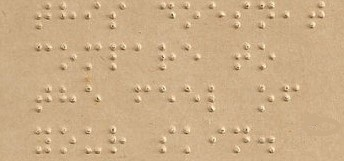
#> input picture braille_scan.jpg, 344 x 161 px
$ python pre_process.py
#> lines starting #> are read from the running program, lines starting #| are printed output that depends on the picture; after the words box and inside, x2 and y2 are one past the last pixel; in counts of white or black regions, pixels touching at a corner belong together
# -*- coding: utf-8 -*-
"""
Created on Mon Oct 21 01:35:52 2019

@author: Tiha
"""

import cv2
import argparse
import numpy as np
img=cv2.imread('braille_scan.jpg',0)
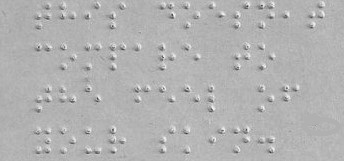
#> img: shape (161, 344); min 56, max 252, mean 178.1

#inverting the image
img=255-img
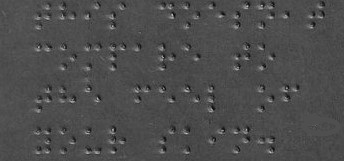
#> img: shape (161, 344); min 3, max 199, mean 76.9
#thresholding - a process of comparing each pixel value with threshold value
ret,thresh=cv2.threshold(img,120,255,cv2.THRESH_BINARY)
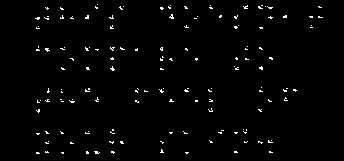
#> thresh: shape (161, 344); 1.6% white in thin lines or dots, all inside (x1, y1, x2, y2) = (35, 4, 323, 154)
#blur the image
blur=cv2.blur(thresh,(5,5))
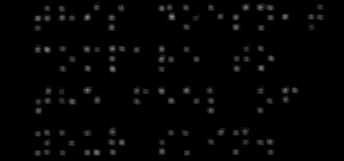
#> blur: shape (161, 344); min 0, max 143, mean 4
#numpy.ones() responsible for returning an array with provided data types with ones
k=np.ones((5,5),np.uint8)
#erode()(Morphological Operation)helps in removing the internal noise in the image.Erosion is a technique for shrinking figures.
erosion=cv2.erode(blur,k,iterations=1)


ret,thresh2=cv2.threshold(erosion,12,255,cv2.THRESH_BINARY)
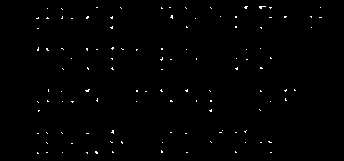
#> thresh2: shape (161, 344); 0.67% white in thin lines or dots, all inside (x1, y1, x2, y2) = (36, 6, 322, 154)
k=np.ones((3,2),np.uint8)
#dilate It is making objects expand.
mask=cv2.dilate(thresh2,k,iterations=1)
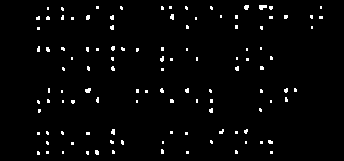
#> mask: shape (161, 344); 2.4% white in thin lines or dots, all inside (x1, y1, x2, y2) = (36, 5, 323, 155)

rows,cols=mask.shape
#> rows = 161; cols = 344
cv2.imwrite('mask.jpg',mask)


#cropping
refPt=[]
cropping =False
def click_and_crop(event,x,y,flags,param):
    global refPt,cropping
    #if left mouse button clicked cropping started
    if event==cv2.EVENT_LBUTTONDOWN:
        refPt=[(x,y)]
        cropping=True
        #cropping done
    elif event==cv2.EVENT_LBUTTONUP:
        #mouse click is released and cropping operation is completed
        refPt.append((x,y))
        cropping=False

        cv2.rectangle(mask,refPt[0],refPt[1],(255,255,255),2)
        cv2.namedWindow('image',cv2.WINDOW_NORMAL)
        cv2.resizeWindow('imae',rows,cols)
        cv2.imshow("image",mask)
clone=mask.copy()
cv2.namedWindow("image",cv2.WINDOW_NORMAL)
cv2.resizeWindow('image',rows,cols)
cv2.setMouseCallback("image",click_and_crop)#setup the mouse callback function


#keep looping until the 'q' key is pressed

while True:
    #display the image and wait for a keypress
    cv2.namedWindow("image",cv2.WINDOW_NORMAL)
    cv2.resizeWindow('image',rows,cols)
    cv2.imshow('image',mask)
    key=cv2.waitKey(1)
#> (key Esc is pressed here)

    #'r' key is used to reset the cropping region
    if key== ord("r"):
        image=clone.copy()
    #if 'c' key is used to break the loop
    elif key==ord("c"):
        break


#if there are reference points,then crop the region of interest from the image and didsplay it

if len(refPt)==2:
    roi=clone[refPt[0][1]:refPt[1][1],refPt[0][0]:refPt[1][0]]
    cv2.imwrite('roi.jpg',roi)


    cv2.namedWindow("ROI",cv2.WINDOW_NORMAL)
    cv2.resizeWindow('ROI',refPt[0][1]-refPt[1][1],refPt[0][0]-refPt[1][0])
    cv2.imshow("ROI",roi)

cv2.waitKey(0)
cv2.destroyALLWindows()
